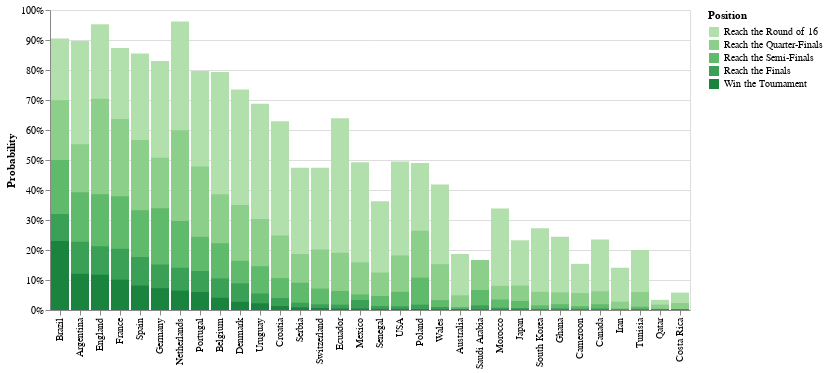

The code cell stored with this chart in its notebook:
### Markdown cell above
## Probability for Position by Team

### Code cell
stage_name_map = {
    "win": "Win the Tournament",
    "final": "Reach the Finals",
    "semi": "Reach the Semi-Finals",
    "quarter": "Reach the Quarter-Finals",
    "qualify": "Reach the Round of 16"
}

chart = last.copy().loc[:, ['country', 'p', 'stage']]
chart['stage_order'] = chart.stage.apply(lambda b: stage_order_map[b])
chart['stage_nice'] = chart.stage.apply(lambda b: stage_name_map[b])
chart = chart.sort_values('stage_order')
chart['y'] = 0

country_order = list(chart[chart.stage == 'win'].sort_values('p', ascending=False)['country'])

import altair as alt
import pandas as pd

alt.Chart(chart).mark_bar().encode(
    x=alt.X('country:O', axis=alt.Axis(title=""), sort=country_order),
    y=alt.Y('p:Q', axis=alt.Axis(title="Probability", format="%")),
    y2='y',
    color=alt.Color(
        field='stage_nice', type='ordinal', sort=[stage_name_map[b] for b in stage_order][::-1],
        # sort=alt.SortField(op='min', field='bet_order'),
        legend=alt.Legend(title="Position"), scale=alt.Scale(scheme='greens')
    )
)

### Figure 1 — Vega-Lite specification as saved in the notebook (floating-point values rounded to 4 significant figures; data arrays with more than 128 entries replaced by an {"elided": "..."} marker saying what was removed)
{"config": {"view": {"continuousWidth": 400, "continuousHeight": 300}}, "data": {"name": "data-9add3e6ad8900fe160d9f814596d6b98"}, "mark": "bar", "encoding": {"color": {"field": "stage_nice", "legend": {"title": "Position"}, "scale": {"scheme": "greens"}, "sort": ["Reach the Round of 16", "Reach the Quarter-Finals", "Reach the Semi-Finals", "Reach the Finals", "Win the Tournament"], "type": "ordinal"}, "x": {"axis": {"title": ""}, "field": "country", "sort": ["Brazil", "Argentina", "England", "France", "Spain", "Germany", "Netherlands", "Portugal", "Belgium", "Denmark", "Uruguay", "Croatia", "Serbia", "Switzerland", "Ecuador", "Mexico", "Senegal", "USA", "Poland", "Wales", "Australia", "Saudi Arabia", "Morocco", "Japan", "South Korea", "Ghana", "Cameroon", "Canada", "Iran", "Tunisia", "Qatar", "Costa Rica"], "type": "ordinal"}, "y": {"axis": {"format": "%", "title": "Probability"}, "field": "p", "type": "quantitative"}, "y2": {"field": "y"}}, "$schema": "https://vega.github.io/schema/vega-lite/v4.17.0.json", "datasets": {"data-9add3e6ad8900fe160d9f814596d6b98": {"elided": "160 records"}}}
